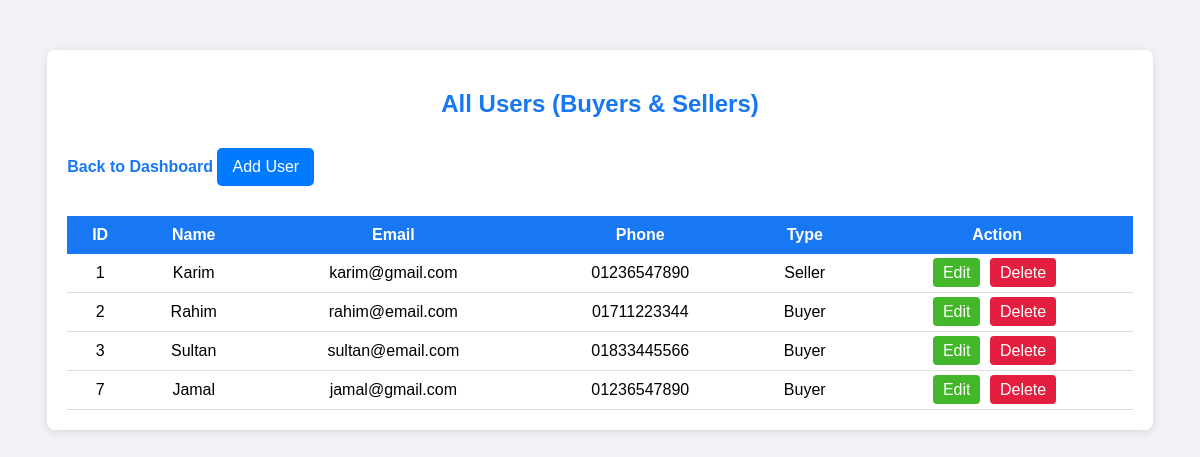
The app's page /php/manage_users.php (signed in), older data.
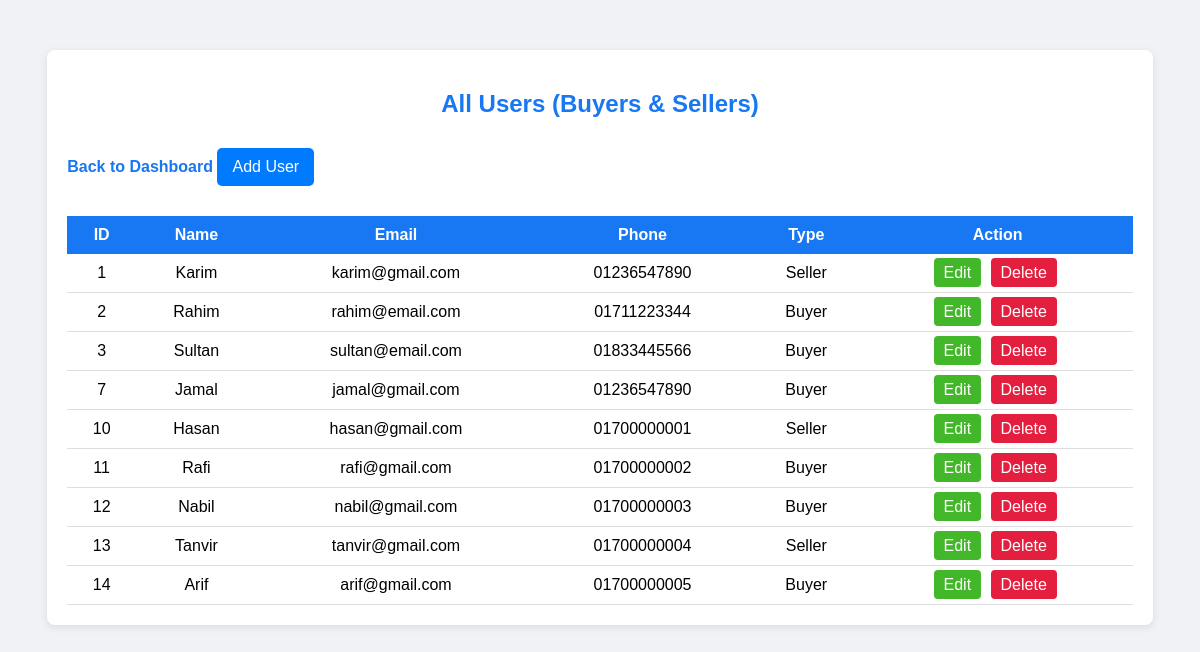
The same page, newer data.
### tables this page shows
CREATE TABLE `users` (
  `user_id` int(11) NOT NULL,
  `name` varchar(100) NOT NULL,
  `email` varchar(100) NOT NULL,
  `phone` varchar(20) NOT NULL,
  `password` varchar(255) NOT NULL,
  `user_type` enum('Seller','Buyer') NOT NULL
);

### php/manage_users.php (the view, shortened to what this page needs)
<?php
include "../db/db.php";
$sql = "SELECT * FROM Users";
$result = $conn->query($sql);
?>
<!DOCTYPE html>
<html>
<head>
    <link rel="stylesheet" href="../css/manage_users.css">
</head>
<body>
<div class="container">
    <h2>All Users (Buyers & Sellers)</h2>
    <a class="back" href="dashboard.php">Back to Dashboard</a>
    <a class="add-user-btn" href="manage_users.php?add_user_form=true">Add User</a>
    <table>
        <tr>
            <th>ID</th>
            <th>Name</th>
            <th>Email</th>
            <th>Phone</th>
            <th>Type</th>
            <th>Action</th>
        </tr>
        <?php while($row = $result->fetch_assoc()) { ?>
        <tr>
            <td><?php echo $row['user_id']; ?></td>
            <td><?php echo $row['name']; ?></td>
            <td><?php echo $row['email']; ?></td>
            <td><?php echo $row['phone']; ?></td>
            <td><?php echo $row['user_type']; ?></td>
            <td>
                <a class="edit" href="manage_users.php?edit_id=<?= $row['user_id'] ?>">Edit</a>
                <a class="delete" href="manage_users.php?delete_id=<?= $row['user_id'] ?>">Delete</a>
            </td>
        </tr>
        <?php } ?>
    </table>
</div>
</body>
</html>

### css/manage_users.css (style rules this page uses)
body { font-family: Helvetica, Arial, sans-serif; background: #f0f2f5; }
.container { width: 90%; margin: 50px auto; background: white; padding: 20px; border-radius: 8px; box-shadow: 0 2px 8px rgba(0,0,0,0.1); }
h2 { text-align: center; color: #1877f2; margin-bottom: 20px; }
table { width: 100%; border-collapse: collapse; margin-top: 20px; }
table th { background: #1877f2; color: white; padding: 10px; }
table td { padding: 10px; border-bottom: 1px solid #ddd; text-align: center; }
.edit, .delete { padding: 6px 10px; border-radius: 4px; text-decoration: none; color: white; margin-right: 5px; }
.edit { background: #42b72a; }
.delete { background: #e41e3f; }
.back { display: inline-block; margin-top: 20px; text-decoration: none; color: #1877f2; font-weight: bold; }
.add-user-btn { display: inline-block; margin: 10px 0; padding: 10px 15px; background: #007bff; color: #fff; text-decoration: none; border-radius: 5px; }

Row changes from the older to the newer data that the page shows:
added users: user_id "10", name "Hasan", email "hasan@gmail.com", phone "01700000001", user_type "Seller"
added users: user_id "11", name "Rafi", email "rafi@gmail.com", phone "01700000002", user_type "Buyer"
added users: user_id "12", name "Nabil", email "nabil@gmail.com", phone "01700000003", user_type "Buyer"
added users: user_id "13", name "Tanvir", email "tanvir@gmail.com", phone "01700000004", user_type "Seller"
added users: user_id "14", name "Arif", email "arif@gmail.com", phone "01700000005", user_type "Buyer"
